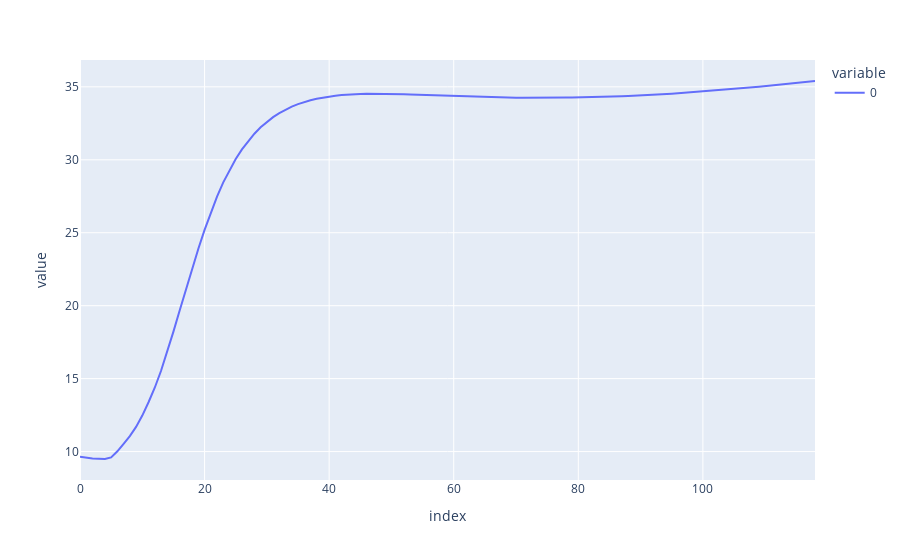

Here is the notebook cell this chart was saved with:
### Code cell
grad_of_diffs = [sae_diffs[i] - sae_diffs[i-1] for i in range(1, len(sae_diffs))]
px.line(grad_of_diffs)

### Figure 1 — Plotly figure (JSON) as saved in the notebook; plotly's stock layout.template omitted (floating-point values rounded to 4 significant figures)
{"data": [{"hovertemplate": "variable=0<br>index=%{x}<br>value=%{y}<extra></extra>", "legendgroup": "0", "line": {"color": "#636efa", "dash": "solid"}, "marker": {"symbol": "circle"}, "mode": "lines", "name": "0", "orientation": "v", "showlegend": true, "type": "scatter", "x": [0, 1, 2, 3, 4, 5, 6, 7, 8, 9, 10, 11, 12, 13, 14, 15, 16, 17, 18, 19, 20, 21, 22, 23, 24, 25, 26, 27, 28, 29, 30, 31, 32, 33, 34, 35, 36, 37, 38, 39, 40, 41, 42, 43, 44, 45, 46, 47, 48, 49, 50, 51, 52, 53, 54, 55, 56, 57, 58, 59, 60, 61, 62, 63, 64, 65, 66, 67, 68, 69, 70, 71, 72, 73, 74, 75, 76, 77, 78, 79, 80, 81, 82, 83, 84, 85, 86, 87, 88, 89, 90, 91, 92, 93, 94, 95, 96, 97, 98, 99, 100, 101, 102, 103, 104, 105, 106, 107, 108, 109, 110, 111, 112, 113, 114, 115, 116, 117, 118], "xaxis": "x", "y": [9.653, 9.565, 9.528, 9.51, 9.491, 9.602, 10.02, 10.54, 11.06, 11.69, 12.47, 13.38, 14.38, 15.52, 16.81, 18.22, 19.68, 21.14, 22.55, 23.91, 25.2, 26.39, 27.48, 28.45, 29.3, 30.06, 30.71, 31.29, 31.79, 32.23, 32.6, 32.92, 33.2, 33.44, 33.64, 33.81, 33.96, 34.08, 34.18, 34.27, 34.33, 34.39, 34.44, 34.47, 34.49, 34.51, 34.52, 34.52, 34.52, 34.52, 34.51, 34.5, 34.49, 34.47, 34.46, 34.44, 34.42, 34.4, 34.38, 34.37, 34.35, 34.33, 34.32, 34.31, 34.3, 34.29, 34.28, 34.27, 34.26, 34.26, 34.26, 34.25, 34.25, 34.25, 34.25, 34.26, 34.26, 34.26, 34.26, 34.27, 34.28, 34.28, 34.29, 34.3, 34.32, 34.33, 34.35, 34.36, 34.38, 34.4, 34.42, 34.44, 34.46, 34.48, 34.51, 34.54, 34.56, 34.59, 34.62, 34.65, 34.69, 34.72, 34.75, 34.78, 34.82, 34.85, 34.89, 34.93, 34.97, 35.01, 35.05, 35.09, 35.14, 35.18, 35.22, 35.26, 35.31, 35.35, 35.4], "yaxis": "y"}], "layout": {"legend": {"title": {"text": "variable"}, "tracegroupgap": 0}, "margin": {"t": 60}, "xaxis": {"anchor": "y", "domain": [0, 1], "title": {"text": "index"}}, "yaxis": {"anchor": "x", "domain": [0, 1], "title": {"text": "value"}}}}
